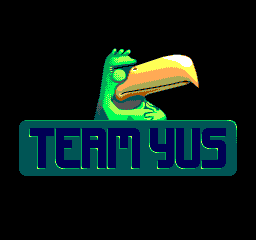

The image is a tile-based game level rendered from a .tmx file. Its description and source (layers, tilesets, objects; grid data summarised) follow:
An orthogonal 32x30 tile map with 8x8 px tiles, 1 tile layer (Tile Layer 1).

<map version="1.0" orientation="orthogonal" width="32" height="30" tilewidth="8" tileheight="8">
 <tileset firstgid="1" name="Intro Tiles" tilewidth="8" tileheight="8">
  <image source="../release/pc/data/introtiles.png" width="256" height="256" />
 </tileset>
 <layer name="Tile Layer 1" width="32" height="30">
  <data>[960 cells, 960 non-empty, 448 distinct tile ids]</data>
 </layer>
</map>